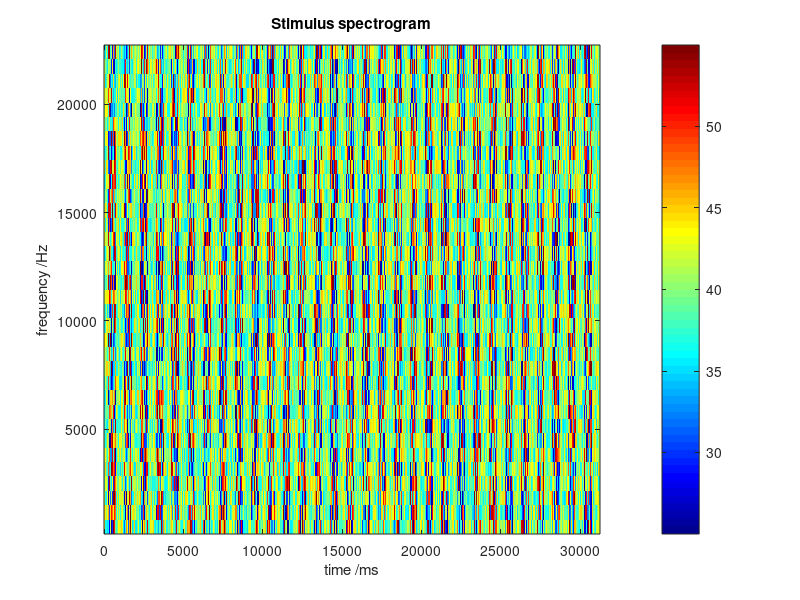

MATLAB code for this plot: (Note: this script raises an error after producing the figure.)
%%
clear all;
load data/spiketimes-revcorr.1.mat

%%
last_sample_time = 6.25*(size(stimulus_ft, 2)-1);
t = 0:6.25:last_sample_time;
f = logspace(log10(500), log10(22400), 34);
%% Q4
imagesc(t,f, stimulus_ft)
colormap(jet)
axis xy
xlabel('time /ms')
ylabel('frequency /Hz')
cb = colorbar;
title('Stimulus spectrogram')
cb.Title.String = 'Amplitude /dB';
set(gca, 'Fontsize', 14)
saveas(gcf, 'figs/png/B2_3_q4.png')
saveas(gcf, 'figs/mat/B2_3_q4.fig')
%% Q6
single_trial = spiketimes{1};
plotraster(single_trial)
saveas(gcf, 'figs/png/B2_3_q6.png')
saveas(gcf, 'figs/mat/B2_3_q6.fig')

%% Q8
plotraster(spiketimes)
saveas(gcf, 'figs/png/B2_3_q8.png')
saveas(gcf, 'figs/mat/B2_3_q8.fig')

%% Q9
plotPSTH(spiketimes, 6.25)
saveas(gcf, 'figs/png/B2_3_q9.png')
saveas(gcf, 'figs/mat/B2_3_q9.fig')

%% Q11
computeSTA(spiketimes, stimulus_ft, 15, false, false);
saveas(gcf, 'figs/png/B2_3_q11.png')
saveas(gcf, 'figs/mat/B2_3_q11.fig')

%% Q12
allspiketimes = [spiketimes{:}];
kernel= separablekernel(stimulus_ft, histc(allspiketimes, t), 15);
figure
t_ax = - 15*6.25:6.25:0;
imagesc(t_ax, f, kernel)
cb = colorbar;
set(get(cb,'Title'),'String','Average amplitude /dB')
axis xy
title('STRF from separable kernel')
xlabel('Time preceding spike /ms')
ylabel('Frequency /Hz')
set(gca, 'Fontsize', 14)
saveas(gcf, 'figs/png/B2_3_q12.png')
saveas(gcf, 'figs/mat/B2_3_q12.fig')

